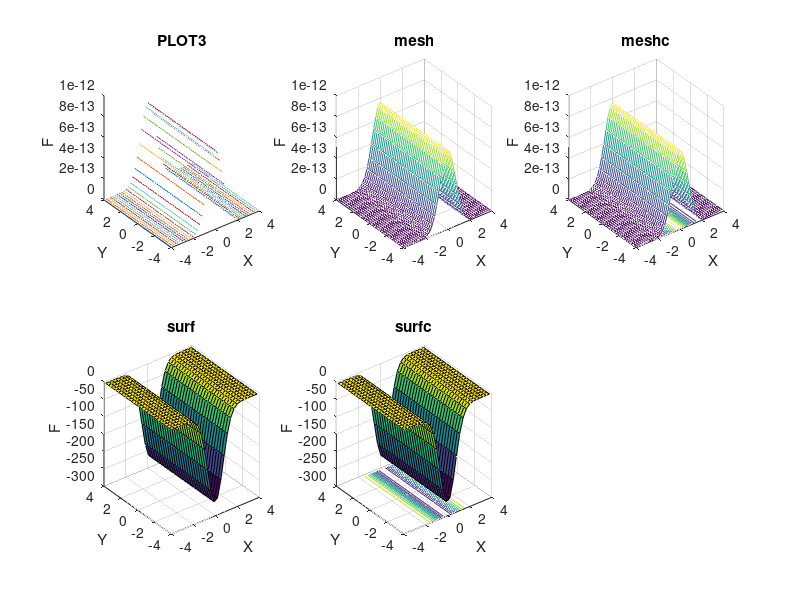

Recreate this plot in MATLAB.
clc
clear all
close all
x=-4:0.2:4;
y=-4:0.2:4;
[X,Y]=meshgrid(x,y);
Z=(X.^2)*Y*exp(-X.^2-Y.^2);
subplot(2,3,1)
plot3(X,Y,Z)
xlabel('X')
ylabel('Y')
zlabel('F')
title('PLOT3')

subplot(2,3,2)
mesh(X,Y,Z)
xlabel('X')
ylabel('Y')
zlabel('F')
title('mesh')

subplot(2,3,3)
meshc(X,Y,Z)
xlabel('X')
ylabel('Y')
zlabel('F')
title('meshc')

x=-4:0.3:4;
y=-4:0.3:4;
[X,Y]=meshgrid(x,y);
Z=(X.^2)*Y*exp(-X.^2-Y.^2);
subplot(2,3,4)
surf(X,Y,Z)
xlabel('X')
ylabel('Y')
zlabel('F')
title('surf')

subplot(2,3,5)
surfc(X,Y,Z)
xlabel('X')
ylabel('Y')
zlabel('F')
title('surfc')
